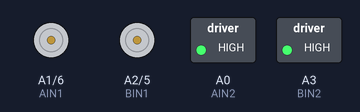
The sketch below on a simulated Arduino Uno, built with avr-gcc and run on an emulated ATmega328P. Shown: direction and speed pins drawn as motors (green arrow = direction pin HIGH = forward, orange = LOW = backward, longer = more drive), switched loads named in the sketch (green lamp = pin HIGH).

Above: at 0.1 s.
At 4.1 s:
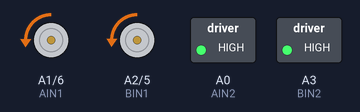
Timing chart, 0 to 5.6 s (numbered marks = the images above):
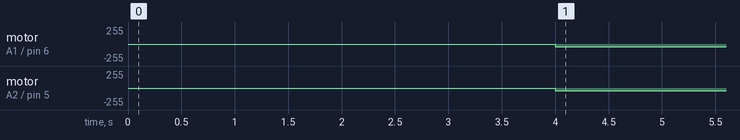

The sketch:

Offset-Calibrator.ino
```cpp
#include <Arduino.h>

#define PWMA 6  // Left Motor Speed pin (ENA)
#define AIN2 A0 // Motor-L forward (IN2).
#define AIN1 A1 // Motor-L backward (IN1)
#define PWMB 5  // Right Motor Speed pin (ENB)
#define BIN1 A2 // Motor-R forward (IN3)
#define BIN2 A3 // Motor-R backward (IN4)

// =======================================================
// EDIT THESE VALUES TO PERFECTLY CALIBRATE YOUR BOT
// =======================================================
// If the bot veers LEFT, the left wheel is slower. Increase LEFT_SPEED_OFFSET.
// If the bot veers RIGHT, the right wheel is slower. Increase RIGHT_SPEED_OFFSET.
#define LEFT_SPEED_OFFSET 1
#define RIGHT_SPEED_OFFSET 0

// The base speed the bot will travel at during calibration
const int base_speed = 40;

void setup() {
  pinMode(PWMA, OUTPUT);
  pinMode(AIN2, OUTPUT);
  pinMode(AIN1, OUTPUT);
  pinMode(PWMB, OUTPUT);
  pinMode(BIN1, OUTPUT);
  pinMode(BIN2, OUTPUT);

  // Ensure motors are stopped initially
  analogWrite(PWMA, 0);
  analogWrite(PWMB, 0);

  // Set motor controller direction to FORWARD
  digitalWrite(AIN1, LOW);
  digitalWrite(AIN2, HIGH);
  digitalWrite(BIN1, LOW);
  digitalWrite(BIN2, HIGH);

  // Wait 5 seconds so you can place the bot on a flat surface
  delay(4000);
}

void loop() {
  // Continuously apply the base speed + your calibration offsets
  analogWrite(PWMA, constrain(base_speed + LEFT_SPEED_OFFSET, 0, 255));
  analogWrite(PWMB, constrain(base_speed + RIGHT_SPEED_OFFSET, 0, 255));

  delay(10);
}
```

Measured:
- by itself, motor on A1 (AIN1) / pin 6 (PWMA): stopped → backward 41/255 at 4.0 s
- by itself, motor on A2 (BIN1) / pin 5 (PWMB): stopped → backward 40/255 at 4.0 s
